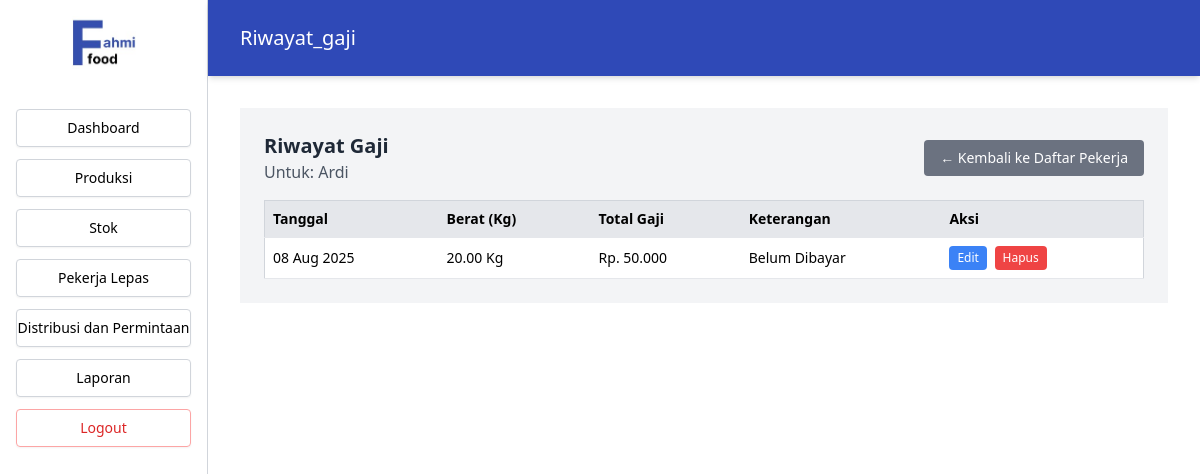
Screenshot of /Index.php?page=riwayat_gaji&id_pekerja=4 (signed in) with the database file from the repository.
### tables this page shows
CREATE TABLE `pekerja_lepas` (
  `id_pekerja` int(11) NOT NULL,
  `nama_pekerja` varchar(100) NOT NULL,
  `kontak` varchar(20) DEFAULT NULL,
  `alamat` text DEFAULT NULL,
  `status_pembayaran` varchar(50) DEFAULT NULL,
  `id_admin` int(11) DEFAULT 1
);

CREATE TABLE `riwayat_gaji` (
  `id_gaji` int(11) NOT NULL,
  `id_pekerja` int(11) DEFAULT NULL,
  `tanggal` date DEFAULT NULL,
  `berat_barang_kg` decimal(10,2) DEFAULT NULL,
  `tarif_per_kg` int(11) DEFAULT NULL,
  `total_gaji` bigint(20) DEFAULT NULL,
  `keterangan` varchar(20) DEFAULT NULL
);

### src/RiwayatGaji.php (the view, shortened to what this page needs)
<?php
include 'koneksi.php';
$id_pekerja = $_GET['id_pekerja'];
$stmt_pekerja = $pdo->prepare("SELECT nama_pekerja FROM pekerja_lepas WHERE id_pekerja = ?");
$stmt_pekerja->execute([$id_pekerja]);
$pekerja = $stmt_pekerja->fetch(PDO::FETCH_ASSOC);
$stmt_riwayat = $pdo->prepare("SELECT * FROM riwayat_gaji WHERE id_pekerja = ? ORDER BY tanggal DESC");
$stmt_riwayat->execute([$id_pekerja]);
$riwayat_list = $stmt_riwayat->fetchAll(PDO::FETCH_ASSOC);
?>
<main class="flex-1 bg-gray-100">
    <section class="p-6 overflow-x-auto">
        <div class="flex justify-between items-center mb-4">
            <div>
                <h2 class="text-xl font-semibold text-gray-800">Riwayat Gaji</h2>
                <p class="text-gray-600">Untuk: <?php echo htmlspecialchars($pekerja['nama_pekerja']); ?></p>
            </div>
            <a href="Index.php?page=pekerja" class="bg-gray-500 text-white text-sm font-normal px-4 py-2 rounded hover:bg-gray-600 transition-colors">&larr; Kembali ke Daftar Pekerja</a>
        </div>
        <table class="w-full border border-gray-300 text-sm bg-white text-left">
            <thead class="bg-gray-200">
                <tr>
                    <th class="p-2 border-b">Tanggal</th>
                    <th class="p-2 border-b">Berat (Kg)</th>
                    <th class="p-2 border-b">Total Gaji</th>
                    <th class="p-2 border-b">Keterangan</th>
                    <th class="p-2 border-b">Aksi</th>
                </tr>
            </thead>
            <tbody>
                <?php if (empty($riwayat_list)): ?>
                    <tr>
                        <td colspan="5" class="p-4 text-center text-gray-500">Tidak ada riwayat gaji untuk pekerja ini.</td>
                    </tr>
                <?php else: ?>
                    <?php foreach ($riwayat_list as $item): ?>
                        <tr class="border-b">
                            <td class="p-2"><?= htmlspecialchars(date('d M Y', strtotime($item['tanggal']))); ?></td>
                            <td class="p-2"><?= htmlspecialchars($item['berat_barang_kg']); ?> Kg</td>
                            <td class="p-2">Rp. <?= number_format($item['total_gaji'], 0, ',', '.'); ?></td>
                            <td class="p-2"><?= htmlspecialchars($item['keterangan']); ?></td>
                            <td class="p-2 space-x-1">
                                <button class="btnEditGaji bg-blue-500 text-white text-xs px-2 py-1 rounded"
                                    data-id-gaji="<?= $item['id_gaji']?>"
                                    data-tanggal="<?= $item['tanggal'] ?>"
                                    data-berat="<?= $item['berat_barang_kg'] ?>"
                                    data-tarif="<?= $item['tarif_per_kg'] ?>"
                                    data-total="<?= $item['total_gaji'] ?>"
                                    data-keterangan="<?= $item['keterangan'] ?>"
                                    type="button">Edit</button>
                                <button class="btnHapusGaji bg-red-500 text-white text-xs px-2 py-1 rounded"
                                    data-id-gaji="<?= $item['id_gaji']?>" type="button">Hapus</button>
                            </td>
                        </tr>
                    <?php endforeach; ?>
                <?php endif; ?>
            </tbody>
        </table>
    </section>
</main>

### rows the page displays
pekerja_lepas: nama_pekerja "Ardi"
riwayat_gaji: tanggal "08 Aug 2025", berat_barang_kg "20.00", total_gaji "50.000", keterangan "Belum Dibayar"

### other values shown
$label "Dashboard"
$label "Produksi"
$label "Stok"
$label "Pekerja Lepas"
$label "Distribusi dan Permintaan"
$label "Laporan"
$page "Riwayat_gaji"
